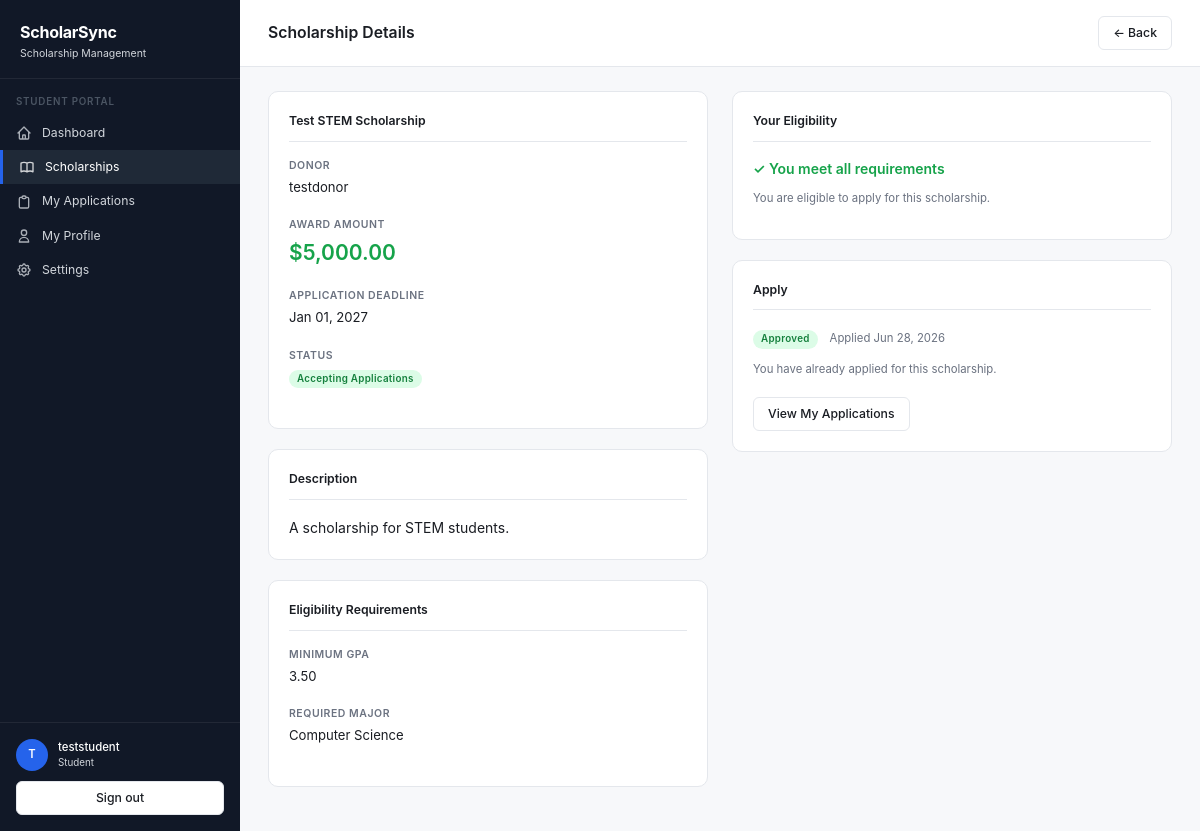
The app's page /student/scholarships/1 (signed in) with its own data.
### app/models/user.py (models this page shows, shortened)
class User(UserMixin, db.Model):
    __tablename__ = "users"
    id = db.Column(db.Integer, primary_key=True)
    username = db.Column(db.String(64), unique=True, nullable=False, index=True)
    password_hash = db.Column(db.String(256), nullable=False)
    role = db.Column(db.String(16), nullable=False)  # student | donor | admin
    created_at = db.Column(db.DateTime, default=db.func.now())
    student_profile = db.relationship("Student", back_populates="user", uselist=False)
    donor_profile = db.relationship("Donor", back_populates="user", uselist=False)

### app/models/scholarship.py (models this page shows, shortened)
class Scholarship(db.Model):
    __tablename__ = "scholarships"
    id = db.Column(db.Integer, primary_key=True)
    donor_id = db.Column(db.Integer, db.ForeignKey("donors.id"), nullable=False)
    title = db.Column(db.String(256), nullable=False)
    description = db.Column(db.Text)
    amount = db.Column(db.Numeric(12, 2), nullable=False)
    deadline = db.Column(db.Date)
    is_active = db.Column(db.Boolean, default=True)
    slots = db.Column(db.Integer, default=1)
    category = db.Column(db.String(64))
    created_at = db.Column(db.DateTime, default=db.func.now())
    donor = db.relationship("Donor", back_populates="scholarships")
    criteria = db.relationship(
        "EligibilityCriteria", back_populates="scholarship", uselist=False, cascade="all, delete-orphan"
    )
    applications = db.relationship("Application", back_populates="scholarship", lazy="dynamic")

class EligibilityCriteria(db.Model):
    __tablename__ = "eligibility_criteria"
    id = db.Column(db.Integer, primary_key=True)
    scholarship_id = db.Column(
        db.Integer, db.ForeignKey("scholarships.id"), unique=True, nullable=False
    )
    min_gpa = db.Column(db.Numeric(3, 2))
    required_major = db.Column(db.String(100))
    need_based = db.Column(db.Boolean, default=False)
    criterion_text = db.Column(db.Text)
    scholarship = db.relationship("Scholarship", back_populates="criteria")

### app/models/donor.py (models this page shows, shortened)
class Donor(db.Model):
    __tablename__ = "donors"
    id = db.Column(db.Integer, primary_key=True)
    user_id = db.Column(db.Integer, db.ForeignKey("users.id"), unique=True, nullable=False)
    donor_code = db.Column(db.String(20), unique=True)
    name = db.Column(db.String(128))
    donor_type = db.Column(db.String(64))  # Individual | Organization | Corporate
    contact_email = db.Column(db.String(128))
    contact_phone = db.Column(db.String(32))
    address = db.Column(db.String(256))
    profile_completed = db.Column(db.Boolean, default=False)
    created_at = db.Column(db.DateTime, default=db.func.now())
    user = db.relationship("User", back_populates="donor_profile")
    scholarships = db.relationship("Scholarship", back_populates="donor", lazy="dynamic")
    @property
    def display_name(self) -> str:
        return self.name or (self.user.username if self.user else "Unknown")

### app/models/application.py (models this page shows, shortened)
class Application(db.Model):
    __tablename__ = "applications"
    id = db.Column(db.Integer, primary_key=True)
    student_id = db.Column(db.Integer, db.ForeignKey("students.id"), nullable=False)
    scholarship_id = db.Column(db.Integer, db.ForeignKey("scholarships.id"), nullable=False)
    status = db.Column(db.String(16), default="pending")  # pending | approved | rejected | withdrawn
    application_message = db.Column(db.Text)
    date_applied = db.Column(db.DateTime, default=db.func.now())
    date_reviewed = db.Column(db.DateTime)
    student = db.relationship("Student", back_populates="applications")
    scholarship = db.relationship("Scholarship", back_populates="applications")
    award = db.relationship("Award", back_populates="application", uselist=False)
    @property
    def status_label(self) -> str:
        labels = {
            "pending": "Pending",
            "approved": "Approved",
            "rejected": "Rejected",
            "withdrawn": "Withdrawn",
        }
        return labels.get(self.status, self.status.title())

### app/student/routes.py (the view)
@student.route("/scholarships/<int:scholarship_id>")
@login_required
@student_required
def scholarship_detail(scholarship_id):
    sch = Scholarship.query.get_or_404(scholarship_id)
    profile = current_user.student_profile
    eligibility = eligibility_summary(profile, sch)
    existing = None
    if profile:
        existing = Application.query.filter_by(
            student_id=profile.id, scholarship_id=sch.id
        ).first()
    return render_template(
        "student/scholarship_detail.html",
        scholarship=sch,
        eligibility=eligibility,
        existing_application=existing,
        format_currency=format_currency,
        format_date=format_date,
    )

### app/models/student.py (called while the page is built)
    @property
    def gpa_float(self) -> float:
        return float(self.gpa) if self.gpa is not None else 0.0

### app/models/user.py (called while the page is built)
@login_manager.user_loader
def load_user(user_id: str):
    return User.query.get(int(user_id))

### app/services/eligibility.py (called while the page is built, shortened)
def eligibility_summary(student: Optional[Student], scholarship: Scholarship) -> dict:
    eligible, reasons = check_eligibility(student, scholarship)
    if eligible:
        return {
            "eligible": True,
            "reasons": [],
            "label": "You meet all requirements",
            "css_class": "status-success",
        }

### app/student/routes.py (called while the page is built)
def student_required(f):
    @wraps(f)
    def decorated(*args, **kwargs):
        if not current_user.is_authenticated or current_user.role != "student":
            abort(403)
        return f(*args, **kwargs)
    return decorated

### app/utils/helpers.py (called while the page is built)
def format_currency(value) -> str:
    try:
        return f"${float(value):,.2f}"
    except (TypeError, ValueError):
        return "$0.00"

def format_date(value, fmt: str = "%b %d, %Y") -> str:
    if value is None:
        return "—"
    if hasattr(value, "strftime"):
        return value.strftime(fmt)
    return str(value)

### app/templates/student/scholarship_detail.html (shortened to what this page needs)
{% extends "base.html" %}
{% block page_title %}Scholarship Details{% endblock %}
{% block page_actions %}
  <a href="{{ url_for('student.scholarships') }}" class="btn btn-secondary">← Back</a>
{% endblock %}
{% block sidebar %}{% include "shared/sidebar_student.html" %}{% endblock %}
{% block content %}
<div class="two-col" style="align-items:start;">
  <div>
    <div class="form-section" style="margin-bottom:20px;">
      <h2 class="form-section-title">{{ scholarship.title }}</h2>
      <div class="detail-block">
        <div class="detail-label">Donor</div>
        <div class="detail-value">{{ scholarship.donor.display_name }}</div>
      </div>
      <div class="detail-block">
        <div class="detail-label">Award Amount</div>
        <div class="detail-value fw-600" style="font-size:1.5rem; color:var(--color-success);">{{ format_currency(scholarship.amount) }}</div>
      </div>
      <div class="detail-block">
        <div class="detail-label">Application Deadline</div>
        <div class="detail-value">
          {% if scholarship.deadline %}
            {{ format_date(scholarship.deadline) }}
          {% else %}
            <span class="td-muted">No deadline</span>
          {% endif %}
        </div>
      </div>
      <div class="detail-block">
        <div class="detail-label">Status</div>
        <div class="detail-value">
          <span class="badge {{ 'badge-active' if scholarship.is_active else 'badge-inactive' }}">
            {{ 'Accepting Applications' if scholarship.is_active else 'Closed' }}
          </span>
        </div>
      </div>
    </div>
    <div class="form-section" style="margin-bottom:20px;">
      <div class="form-section-title">Description</div>
      <p style="margin:0; color:var(--color-text); line-height:1.7;">
        {{ scholarship.description or 'No description provided.' }}
      </p>
    </div>
    <div class="form-section">
      <div class="form-section-title">Eligibility Requirements</div>
      {% if scholarship.criteria %}
        {% set c = scholarship.criteria %}
        {% if c.min_gpa %}
        <div class="detail-block">
          <div class="detail-label">Minimum GPA</div>
          <div class="detail-value">{{ c.min_gpa }}</div>
        </div>
        {% endif %}
        {% if c.required_major and c.required_major != 'Any Major' %}
        <div class="detail-block">
          <div class="detail-label">Required Major</div>
          <div class="detail-value">{{ c.required_major }}</div>
        </div>
        {% endif %}
      {% else %}
        <p class="td-muted" style="margin:0;">Open to all students — no specific requirements.</p>
      {% endif %}
    </div>
  </div>
  <div>
    <div class="form-section" style="margin-bottom:20px;">
      <div class="form-section-title">Your Eligibility</div>
      {% if eligibility.eligible == true %}
        <div style="color:var(--color-success); font-weight:600; margin-bottom:8px;">✓ You meet all requirements</div>
        <p class="text-sm td-muted">You are eligible to apply for this scholarship.</p>
      {% else %}
        <div style="color:var(--color-text-muted); margin-bottom:8px;">Complete your profile to check eligibility.</div>
        <a href="{{ url_for('student.profile') }}" class="btn btn-secondary btn-sm">Complete Profile</a>
      {% endif %}
    </div>
    <div class="form-section">
      <div class="form-section-title">Apply</div>
      {% if existing_application %}
        <div style="margin-bottom:12px;">
          <span class="badge badge-{{ existing_application.status }}">{{ existing_application.status_label }}</span>
          <span class="text-sm td-muted" style="margin-left:8px;">Applied {{ format_date(existing_application.date_applied) }}</span>
        </div>
        <p class="text-sm td-muted">You have already applied for this scholarship.</p>
        <a href="{{ url_for('student.applications') }}" class="btn btn-secondary" style="margin-top:8px;">View My Applications</a>
      {% elif not scholarship.is_active %}
        <p class="text-sm td-muted">This scholarship is no longer accepting applications.</p>
      {% endif %}
    </div>
  </div>
</div>
{% endblock %}

### app/templates/base.html (shortened to what this page needs)
<!DOCTYPE html>
<html lang="en">
<head>
  <link rel="stylesheet" href="{{ url_for('static', filename='css/main.css') }}">
</head>
<body>
<div class="app-layout">
  <aside class="sidebar">
    <div class="sidebar-brand">
      <div class="sidebar-brand-name">ScholarSync</div>
      <div class="sidebar-brand-sub">Scholarship Management</div>
    </div>
    {% block sidebar %}{% endblock %}
    <div class="sidebar-footer">
      <div class="sidebar-user">
        <div class="sidebar-avatar">{{ current_user.username[0].upper() }}</div>
        <div class="sidebar-user-info">
          <div class="sidebar-username">{{ current_user.username }}</div>
          <div class="sidebar-role">{{ current_user.role }}</div>
        </div>
      </div>
      <a href="{{ url_for('auth.logout') }}" class="btn btn-secondary" style="width:100%; justify-content:center;">
        Sign out
      </a>
    </div>
  </aside>
  <main class="main-content">
    <div class="page-header">
      <div>
        <h1 class="page-title">{% block page_title %}{% endblock %}</h1>
      </div>
      <div class="d-flex align-center gap-8">
        {% block page_actions %}{% endblock %}
      </div>
    </div>
    <div class="page-body">
      {% block content %}{% endblock %}
    </div>
  </main>
</div>
</body>
</html>

### app/templates/shared/sidebar_student.html (shortened to what this page needs)
{% set p = request.endpoint %}
<div class="sidebar-section">
  <div class="sidebar-section-label">Student Portal</div>
  <nav class="sidebar-nav">
    <a href="{{ url_for('student.dashboard') }}" class="{{ 'active' if p == 'student.dashboard' }}">
      <svg fill="none" stroke="currentColor" viewBox="0 0 24 24"><path stroke-linecap="round" stroke-linejoin="round" stroke-width="2" d="M3 12l2-2m0 0l7-7 7 7M5 10v10a1 1 0 001 1h3m10-11l2 2m-2-2v10a1 1 0 01-1 1h-3m-6 0a1 1 0 001-1v-4a1 1 0 011-1h2a1 1 0 011 1v4a1 1 0 001 1m-6 0h6"/></svg>
      Dashboard
    </a>
    <a href="{{ url_for('student.scholarships') }}" class="{{ 'active' if p in ('student.scholarships','student.scholarship_detail','student.apply') }}">
      Scholarships
    </a>
    <a href="{{ url_for('student.applications') }}" class="{{ 'active' if p in ('student.applications','student.withdraw') }}">
      <svg fill="none" stroke="currentColor" viewBox="0 0 24 24"><path stroke-linecap="round" stroke-linejoin="round" stroke-width="2" d="M9 5H7a2 2 0 00-2 2v12a2 2 0 002 2h10a2 2 0 002-2V7a2 2 0 00-2-2h-2M9 5a2 2 0 002 2h2a2 2 0 002-2M9 5a2 2 0 012-2h2a2 2 0 012 2"/></svg>
      My Applications
    </a>
    <a href="{{ url_for('student.profile') }}" class="{{ 'active' if p == 'student.profile' }}">
      <svg fill="none" stroke="currentColor" viewBox="0 0 24 24"><path stroke-linecap="round" stroke-linejoin="round" stroke-width="2" d="M16 7a4 4 0 11-8 0 4 4 0 018 0zM12 14a7 7 0 00-7 7h14a7 7 0 00-7-7z"/></svg>
      My Profile
    </a>
    <a href="{{ url_for('student.settings') }}" class="{{ 'active' if p == 'student.settings' }}">
      Settings
    </a>
  </nav>
</div>

### records on screen
User: username "T", username "teststudent", role "Student"
Scholarship: title "Test STEM Scholarship", amount "$5,000.00", deadline "Jan 01, 2027", is_active "Accepting Applications", description "A scholarship for STEM students."
Donor: donor.display_name "testdonor"
EligibilityCriteria: min_gpa "3.50", required_major "Computer Science"
Application: status_label "Approved", date_applied "Jun 28, 2026"
